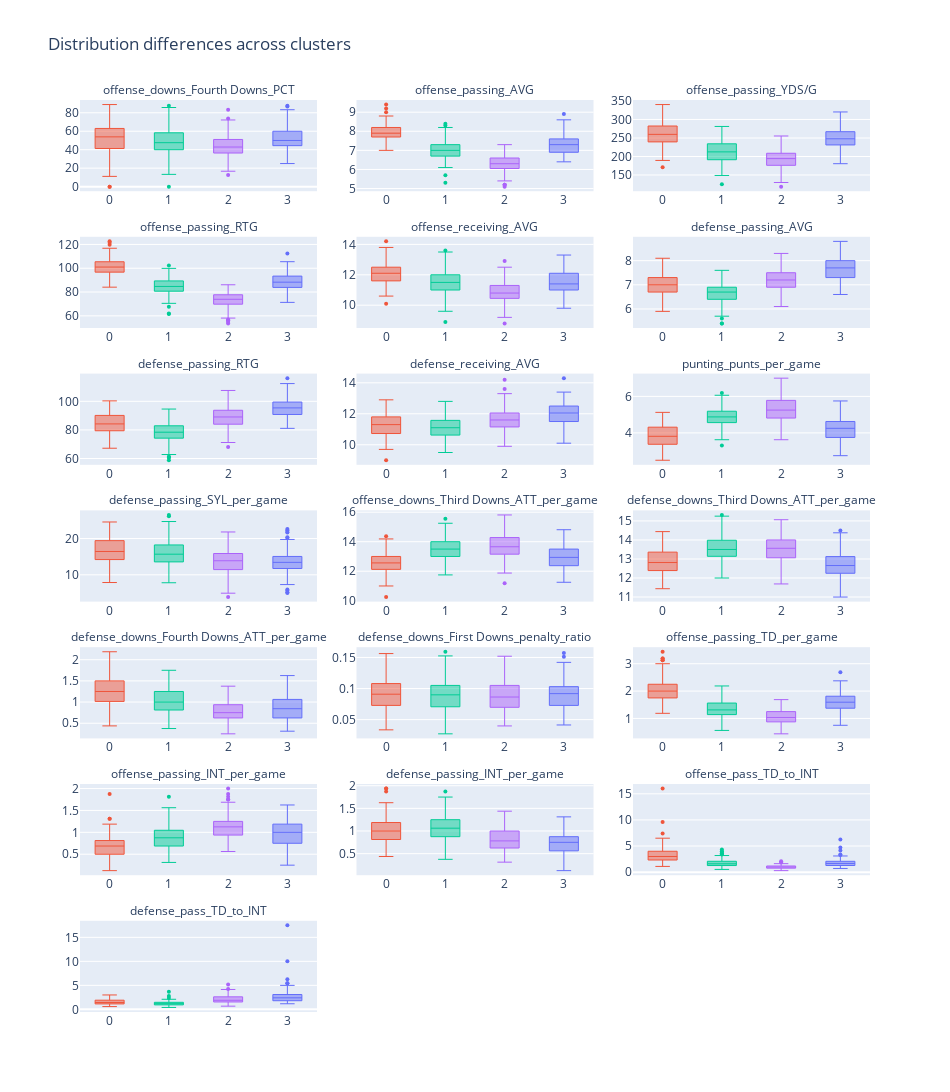

Notebook source saved alongside this figure:
### Code cell
show_diff_between_clusters(cluster_exploration_melt)
